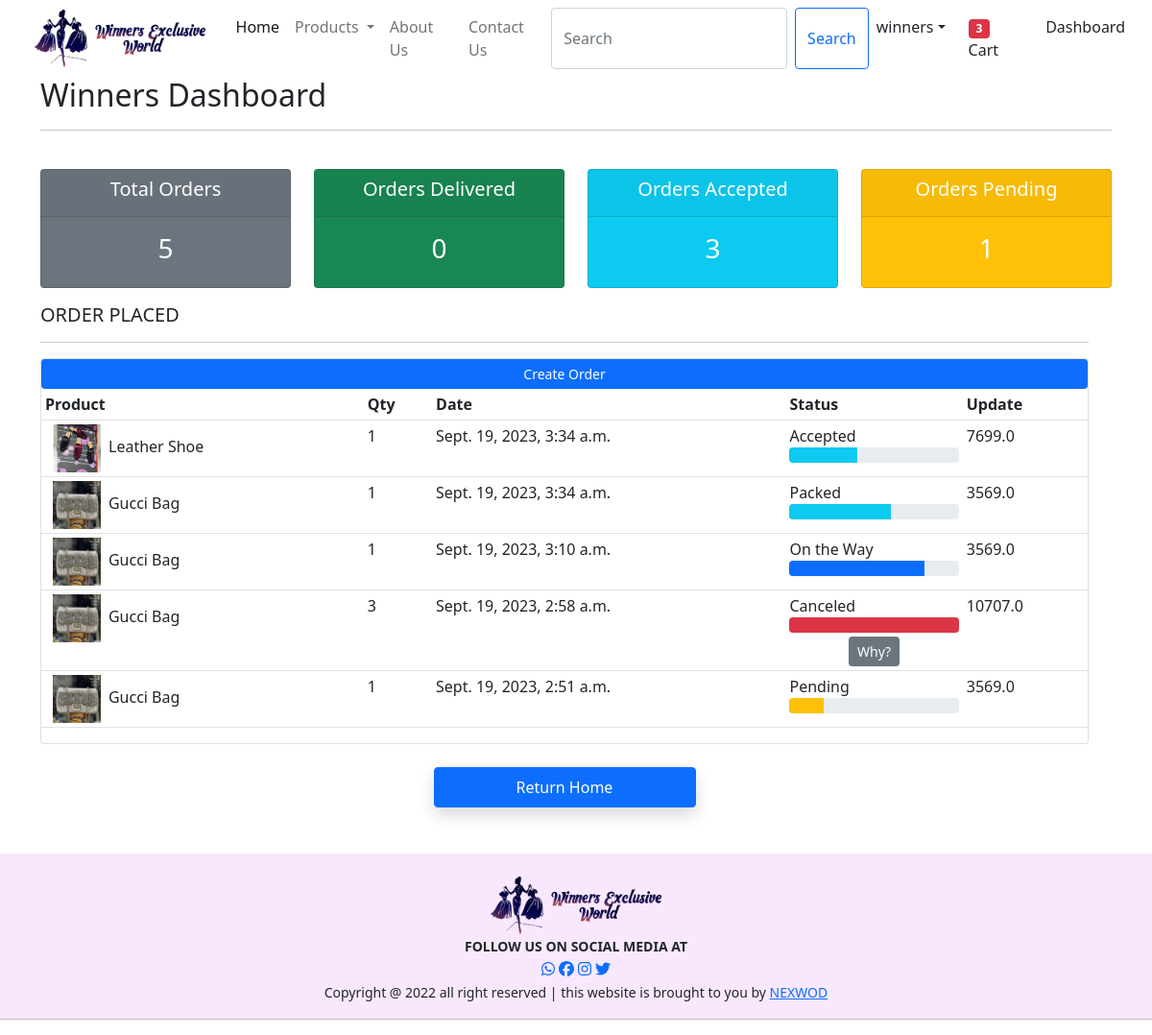
The app's page /order/ (signed in) with its own data.
### app/models.py (models this page shows)
class OrderPlaced(models.Model):
    user = models.ForeignKey(User,on_delete=models.CASCADE, null=True)
    product = models.ForeignKey(Product,on_delete=models.CASCADE, null=True)
    quantity = models.PositiveIntegerField(default = 1, null=True)
    ordered_date = models.DateTimeField(auto_now_add=True)
    status = models.CharField(max_length=50, choices = STATUS_CHOICES, default='Pending', null=True)
    payment = models.ForeignKey(Payapp, on_delete=models.CASCADE, default='', null=True)
    @property
    def total_cost(self):
        return self.quantity * self.product.discounted_price

class Product(models.Model):
    title = models.CharField(max_length = 100)
    selling_price = models.FloatField()
    added_to_cart = models.BooleanField(default=False)
    discounted_price = models.FloatField()
    producer = models.CharField(choices=PRODUCER_CHOICES, max_length = 2)
    description = models.TextField(default = '')
    category = models.CharField(choices=CATEGORY_CHOICES, max_length = 2)
    product_image = models.ImageField(upload_to='product')
    def __str__(self):
        return self.title

### app/views.py (the view)
# urls.py: path('order/', views.order, name='order'),
def order(request):
    totalitem = 0
    if request.user.is_authenticated:
        totalitem = len(Cart.objects.filter(user=request.user))
    orders = OrderPlaced.objects.filter(user=request.user).order_by('-id')
    total_orders = orders.count()
    delivered = orders.filter(status ='Delivered').count()
    pending = orders.filter(status ='Pending').count()
    accepted = orders.filter(status ='Accepted').count() + orders.filter(status ='On the Way').count() + orders.filter(status ='Packed').count()
    return render(request, 'app/order.html', locals())

### app/templates/app/order.html (shortened to what this page needs)
{% extends 'app/base.html' %}
{% load static %}
{% block main-content %}
<div class="container ">
    <h2>{{request.user|capfirst}} Dashboard</h2><hr><br>
    <div class="row">
        <div class="col">
            <div class="col-md">
                <div id="total-orders" class="card text-center bg-secondary text-white mb-3">
                    <div class="card-header">
                        <h5 class="card-title">
                            Total Orders
                        </h5>
                    </div>
                    <div class="card-body ">
                        <h3 class="card-title">
                            {{total_orders}}
                        </h3>
                    </div>
                </div>
            </div>
            </div>
    <div class="col">
            <div class="col-md">
                <div id="orders-delivered" class="card text-center bg-success text-white mb-3">
                    <div class="card-header">
                        <h5 class="card-title">
                            Orders Delivered
                        </h5>
                    </div>
                    <div class="card-body">
                        <h3 class="card-title">
                            {{delivered}}
                        </h3>
                    </div>
                </div>
            </div>
        </div>
        <div class="col">
            <div class="col-md">
                <div id="orders-accepted" class="card text-center bg-info text-white mb-3">
                    <div class="card-header">
                        <h5 class="card-title">
                            Orders Accepted
                        </h5>
                    </div>
                    <div class="card-body">
                        <h3 class="card-title">
                            {{accepted}}
                        </h3>
                    </div>
                </div>
            </div>
        </div>
        <div class="col">
            <div class="col-md">
                <div id="orders-pending" class="card text-center bg-warning text-white mb-3">
                    <div class="card-header">
                        <h5 class="card-title">
                            Orders Pending
                        </h5>
                    </div>
                    <div class="card-body">
                        <h3 class="card-title">
                            {{pending}}
                        </h3>
                    </div>
                </div>
            </div>
        </div>
    <div class="row">
        <div class="col">
            <h5>ORDER PLACED</h5>
            <hr>
            <div class="card cardbody">
                <a class="btn btn-primary btn-sm btn-block" href="{% url 'allproduct' %}"> Create Order</a>
                <table class="table table-sm">
                    <tr>
                        <th>Product</th>
                        <th>Qty</th>
                        <th>Date</th>
                        <th>Status</th>
                        <th>Update</th>
                    </tr>
                    {% for order in orders %}
                    <tr>
                        <td class=""> <img src="{{order.product.product_image.url}}" class="mx-2" height="50px" width = 'me-auto' alt="">{{order.product}}</td>
                        <td>{{order.quantity}}</td>
                        <td>{{order.ordered_date}}</td>
                        <td>{{order.status}} <br>
                          {% if order.status == "On the Way" %}
                          <div class="progress">
                            <div class="progress-bar bg-primary" role="progressbar" style="width:80%" aria-valuenow="80" aria-valuemin="0"
                            aria-valuemax="100">
                            </div>
                          </div>
                          {% endif %}
                          {% if order.status == "Accepted" %}
                          <div class="progress">
                            <div class="progress-bar bg-info" role="progressbar" style="width:40%" aria-valuenow="40" aria-valuemin="0"
                            aria-valuemax="100">
                            </div>
                          </div>
                          {% endif %}
                          {% if order.status == "Packed" %}
                          <div class="progress">
                            <div class="progress-bar bg-info" role="progressbar" style="width:60%" aria-valuenow="60" aria-valuemin="0"
                            aria-valuemax="100">
                            </div>
                          </div>
                          {% endif %}
                          {% if order.status == "Pending" %}
                          <div class="progress">
                            <div class="progress-bar bg-warning" role="progressbar" style="width:20%" aria-valuenow="20" aria-valuemin="0"
                            aria-valuemax="100">
                            </div>
                          </div>
                          {% endif %}
                          {% if order.status == "Canceled" %}
                          <div class="progress">
                            <div class="progress-bar bg-danger" role="progressbar" style="width:100%" aria-valuenow="100" aria-valuemin="0"
                            aria-valuemax="100">
                            </div>
                          </div> <div class="text-center"><a href="https://wa.me/message/TCILH72BAEYVK1" class="btn  btn-sm btn-secondary mt-1">Why?</a>
                            </div>
                          {% endif %}
                        </td>
                        <td>{{order.total_cost}} <br> </td>
                    </tr>
                    {% endfor %}
                </table>
            </div>
        </div>
      <div class="text-center py-4">
                <a href="{% url 'home' %}" class=" col-sm-3 btn btn-primary shadow px-5 py-2 ns-4"> Return Home </a>
            </div>
    </div>
    </div>
</div>
{% endblock main-content %}

### app/templates/app/base.html (shortened to what this page needs)
<!DOCTYPE html>
{% load static %}
<html lang="en">
<head>
</head>
    <link rel="stylesheet" href="{% static 'app/css/owl.carousel.min.css' %}">
    <link rel="stylesheet" href="{% static 'app/css/owl.theme.default.min.css' %}">
    <link rel="stylesheet" href="{% static 'app//css/bootstrap.min.css' %}">
    <link rel="stylesheet" href="{% static 'app/css/all.min.css' %}">
    <link rel="stylesheet" href="{% static 'app/css/style.css' %}">
<body >
    <nav class="navbar navbar-expand-lg navbar-light bg-white bg-body-tertiary">
        <div class="container-fluid">
         <img class="px-sm-4" src="{% static 'app/img/winnerslogo1.png' %}" height="60" width = "me-auto" alt="">
          <div class="collapse navbar-collapse" id="navbarSupportedContent">
            <ul class="navbar-nav me-auto mb-2 mb-lg-0">
              <li class="nav-item">
                <a class="nav-link active" aria-current="page" href="{% url 'home'  %}">Home</a>
              </li>
              <li class="nav-item dropdown">
                <a class="nav-link dropdown-toggle" href="#" role="button" data-bs-toggle="dropdown" aria-expanded="false">
                  Products
                </a>
              </li>
              <li class="nav-item">
                <a class="nav-link" href="{% url 'about'  %}">About Us</a>
              </li>
              <li class="nav-item">
                <a class="nav-link" href="{% url 'contact'  %}">Contact Us</a>
              </li>
            <form class="d-flex" role="search" action="/search">
              <input class="form-control me-2" type="search" placeholder="Search" name = "search" aria-label="Search">
              <button class="btn btn-outline-primary" type="submit">Search</button>
            </form>
            {% if request.user.is_authenticated %}
          <ul class="navbar-nav me-auto mb-2 mb-lg-0">
            <li class="nav-item dropdown">
              <a class="nav-link dropdown-toggle text-dark" href=""
              id="profiledropdown" role="button" data-bs-toggle="dropdown" aria-expanded="false">{{request.user}}</a>
            </li>
            <li class="nav-item mx-2">
              <a href="{% url 'showcart' %}" class="nav-link text-dark"> <span class="badge bg-danger">{%if totalitem > 0%}{{totalitem}}{%endif%}</span> Cart</a>
            </li>
            {% endif %}
            {% if request.user.is_superuser %}
            <li class="nav-item mx-2">
              <a href="{% url 'dashboard' %}" class="nav-link text-dark">Dashboard</a>
            </li>
            {% endif %}
          </ul>
        </div>
        </div>
      </nav>
      {% block main-content %} {% endblock main-content %}
<footer class="" style="background-color: rgb(249, 232, 253) ;">
  <div class="container" >
    <div class="row pt-4 mt-4">
      <div class="col text-center footer">
        <a href="{% url 'home' %}" class="footer-logo "><img src="{% static 'app/img/winnerslogo1.png' %}" height="60" width = "me-auto"></a>
        <br><small class="footer-body text-uppercase fw-bold ">follow us on social media at</small> <br>
        <a href="https://wa.me/message/TCILH72BAEYVK1"><i class="fab fa-whatsapp"></i></a>
        <a href="https://www.facebook.com/lucysanda"><i class="fab fa-facebook"></i></a>
        <a href="https://instagram.com/winnersexclusiveworld?igshid=YmMyMTA2M2Y="><i class="fab fa-instagram"></i></a>
        <a href="https://wa.me/message/TCILH72BAEYVK1"><i class="fab fa-twitter"></i></a>
      <div class="copywrite-area">
        <small class="copywrite position-relative">
          Copyright @ 2022 all right reserved | this website is brought to you by <a href="https://wa.me/message/FHNCCUIQBNOLE1">NEXWOD</a>
        </small>
      </div>
      </div>
    </div>
  </div><hr>
</footer>
</body>
</html>

### records on screen
OrderPlaced: product.product_image (picture), product "Leather Shoe", quantity "1", ordered_date "Sept. 19, 2023, 3:34 a.m.", status "Accepted", total_cost "7699.0"
OrderPlaced: product.product_image (picture), product "Gucci Bag", quantity "1", ordered_date "Sept. 19, 2023, 3:34 a.m.", status "Packed", total_cost "3569.0"
OrderPlaced: product.product_image (picture), product "Gucci Bag", quantity "1", ordered_date "Sept. 19, 2023, 3:10 a.m.", status "On the Way", total_cost "3569.0"
OrderPlaced: product.product_image (picture), product "Gucci Bag", quantity "3", ordered_date "Sept. 19, 2023, 2:58 a.m.", status "Canceled", shows "Why?", total_cost "10707.0"
OrderPlaced: product.product_image (picture), product "Gucci Bag", quantity "1", ordered_date "Sept. 19, 2023, 2:51 a.m.", status "Pending", total_cost "3569.0"

### other values on screen
{{ request.user }} "winners"
{{ totalitem }} "3"
{{ request.user|capfirst }} "Winners"
{{ total_orders }} "5"
{{ delivered }} "0"
{{ accepted }} "3"
{{ pending }} "1"
